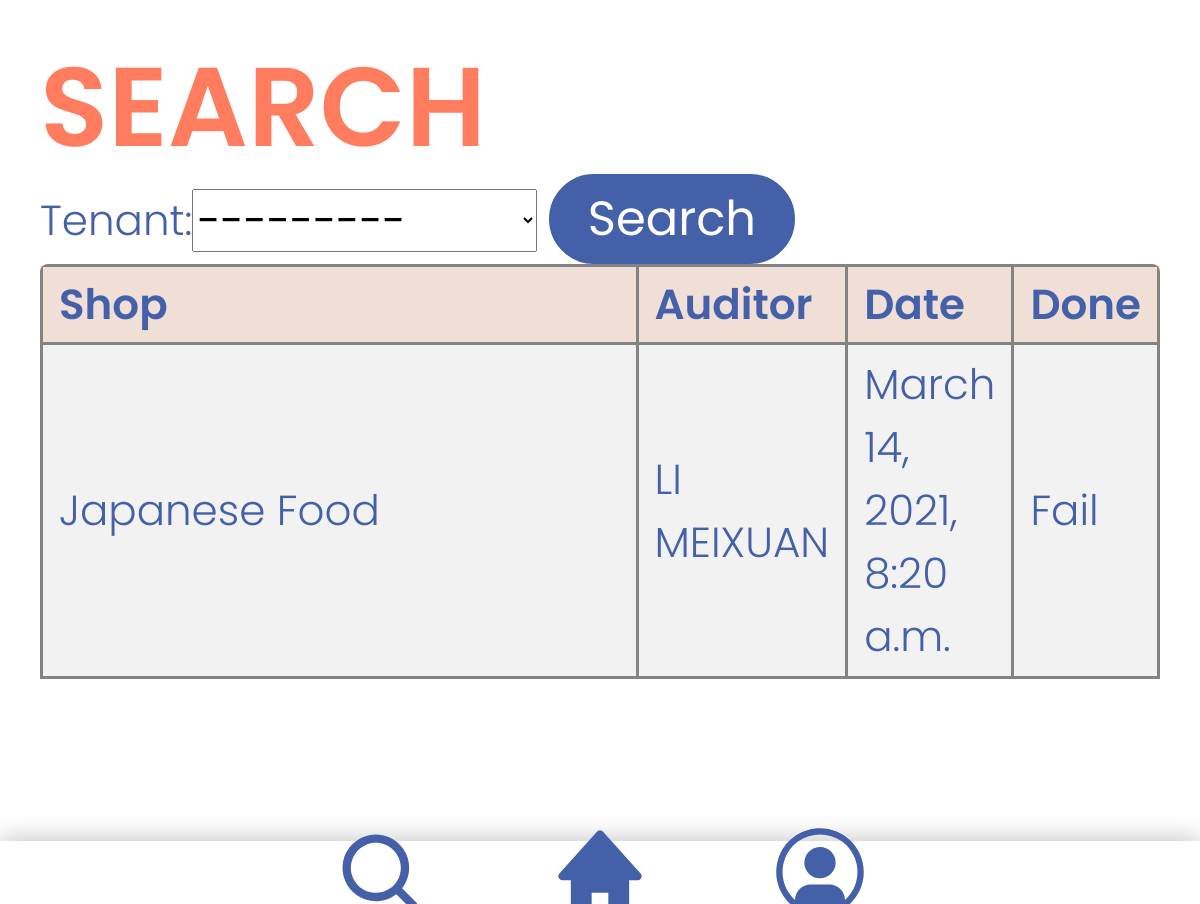
The app's page /search/ (signed in) with its own data.
### accounts/models.py (models this page shows)
class Audit(models.Model):
    STATUS = (
        ('Pending', 'Pending'),
        ('Pass', 'Pass'),
        ('Fail', 'Fail'),
    )
    date_audited = models.DateTimeField(auto_now_add=True)
    status = models.CharField(max_length=50, choices=STATUS)
    tenant = models.ForeignKey(Tenant, null=True, on_delete=models.SET_NULL)
    staff = models.ForeignKey(Staff, null=True, on_delete=models.SET_NULL)
    comment = models.TextField(blank=True)

class Tenant(models.Model):
    STATUS = (
        ('Pending', 'Pending'),
        ('Pass', 'Pass'),
        ('Fail', 'Fail'),
    )
    name = models.CharField(max_length=100)
    status = models.CharField(max_length=50, choices=STATUS, blank=True)
    category = models.CharField(max_length=100)
    date_created = models.DateTimeField(auto_now_add=True)
    description = models.CharField(max_length=100, blank=True)
    def __str__(self):
        return self.name

class Staff(models.Model):
    name = models.CharField(max_length=100)
    email = models.CharField(max_length=100)
    date_joined = models.DateTimeField(auto_now_add=True)
    def __str__(self):
        return self.name

### accounts/views.py (the view)
# urls.py: path('search/',views.search, name='search'),
def search(request):
    audits = Audit.objects.all()
    myFilter = AuditFilter(request.GET, queryset=audits)
    audits = myFilter.qs
    context = {'audits': audits,'myFilter': myFilter}
    return render(request, 'accounts/search.html', context)

### accounts/templates/accounts/search.html (shortened to what this page needs)
{% extends 'accounts/main.html' %}
{% load static %}
{% block content %}
<!DOCTYPE html>
<html>
  <head>
  </head>
  <body>
    <h1>SEARCH</h1>
    <form method="get"> {{ myFilter.form}}
      <button class="searchButton" type="submit">Search</button>
    </form>
    <table>
      <tr>
        <th>Shop</th>
        <th>Auditor</th>
        <th>Date</th>
        <th>Done</th>
      </tr>
      {% for t in audits %}
      <tr>
        <td>{{t.tenant.name}}</td>
        <td>{{t.staff}}</td>
        <td>{{t.date_audited}}</td>
        <td>{{t.status}}</td>
      </tr>
      {% endfor %}
    </table>
  </body>
</html>
{% endblock %}

### static/CSS/index.css (style rules this page uses)
body { margin: 2.5rem; font-family: "Poppins", sans-serif; color: #4460a9; font-weight: 350; font-size: 3.5vw; }
.searchButton { border-style: solid; border-color: #4460a9; color: #fff; text-decoration: none; background-color: #4460a9; width: 22%; font-size: 4vw; font-family: "Poppins", sans-serif; margin-top: 0%; border-radius: 4rem; margin-bottom: 0rem; height: 90px; }
table { border-collapse: collapse; display: block; height: 600px; width: 100%; overflow-y: auto; overflow-x: hidden; border-radius: 8px 8px 8px 8px; }
table td, table th { border: 3px solid rgb(131, 131, 131); padding-left: 1rem; padding-right: 1rem; padding-bottom: 0.5rem; padding-top: 00.5rem; width: 100%; }
table tr:nth-child(even) { background-color: #f2f2f2; }
table th { padding-top: 6px; padding-bottom: 6px; text-align: left; background-color: #f0dfd6; font-weight: 550; }
h1 { margin-bottom: 0%; font-size: 7rem; color: #ff7c5e; font-weight: 600; display: block; width: 100%; }

### static/CSS/Navbar.css (style rules this page uses)
body { margin: 15px; font-family: "Poppins", sans-serif; color: #4460a9; font-weight: 350; font-size: 3.5vw; }

### records on screen
Audit: tenant.name "Japanese Food", staff "LI MEIXUAN", date_audited "March 14, 2021, 8:20 a.m.", status "Fail"
